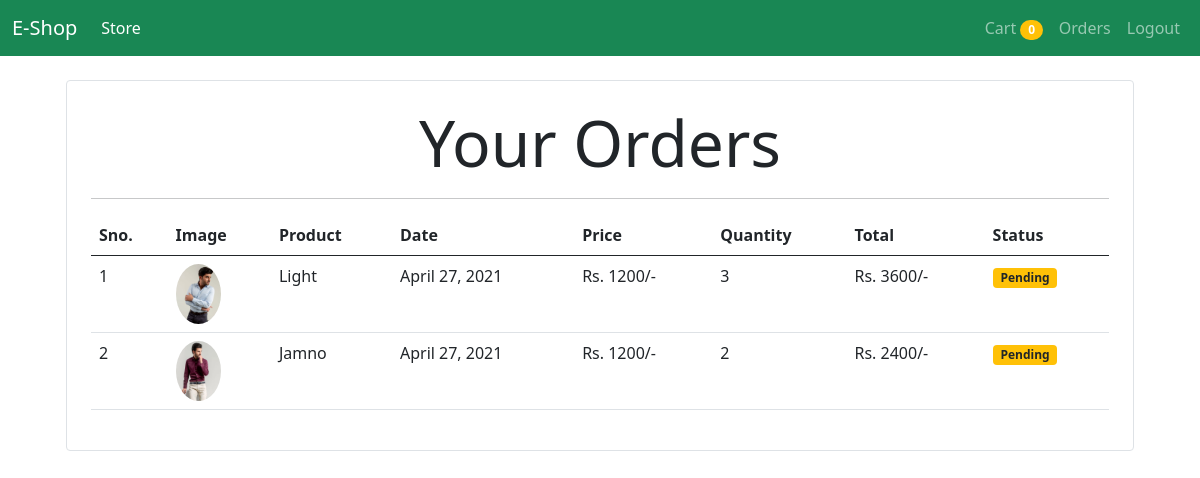
Page /orders (signed in) on the committed database.
### store/models/orders.py (models this page shows, shortened)
class Order(models.Model):
    product=models.ForeignKey(Product,on_delete=models.CASCADE)
    customer = models.ForeignKey(Customer, on_delete=models.CASCADE)
    quantity=models.IntegerField(default=1)
    price=models.IntegerField()
    address=models.CharField(max_length=50,default='', blank=True)
    phone=models.CharField(max_length=50,default='', blank=True)
    date=models.DateField(default=datetime.datetime.today)
    status = models.BooleanField(default=False)
    @staticmethod
    def get_orders_by_customer(customer_id):
        return Order\
            .objects\
            .filter(customer=customer_id)\
            .order_by('-date')

### store/models/product.py (models this page shows, shortened)
class Product(models.Model):
    name=models.CharField(max_length=50)
    price=models.IntegerField(default=0)
    category=models.ForeignKey(Category, on_delete=models.CASCADE,default=1)
    description= models.CharField(max_length=200,default='')
    image=models.ImageField(upload_to='upload/product/')

### store/middlewares/auth.py (the view)
    def middleware(request):
        returnUrl=request.META['PATH_INFO']
        if not request.session.get('customer'):
            return redirect(f'login?return_url={returnUrl}')
        response=get_response(request)
        return response

### store/templatetags/cart.py (called while the page is built)
@register.filter(name='for_currency')
def for_currency(number):
    return "Rs. " + str(number) + "/-"

@register.filter(name='multiply')
def multiply(number, number1):
    return number * number1

### store/views/orders.py (called while the page is built)
    def get(self,request):
        customer=request.session.get('customer')
        orders=Order.get_orders_by_customer(customer)
        return render(request,'order.html', {'orders' : orders})

### store/templates/order.html
{% extends 'base.html' %}
{%  block content %}
{% load cart %}
<div class="container">
<div class="border rounded p-4 m-4">
    <p class="display-3 text-center">Your Orders</p>
    <hr>
    <table class="table">
        <thead>
            <tr>
                <th>Sno.</th>
                <th>Image</th>
                <th>Product</th>
                <th>Date</th>
                <th>Price</th>
                <th>Quantity</th>
                <th>Total</th>
                <th>Status</th>
            </tr>
        </thead>
        <tbody>
            {% for order in orders  %}
            <tr>
                <td>{{forloop.counter}}</td>
                <td> <img  style ="height: 60px;"
                    class="rounded-circle" src="{{order.product.image.url}}" alt=""></td>
                <td>{{order.product.name}}</td>
                <td>{{order.date}}</td>
                <td>{{order.price|for_currency}}</td>
                <td>{{order.quantity}}</td>
                <td>{{order.quantity|multiply:order.price|for_currency}}</td>
                {% if order.status %}
                    <td><small class="badge bg-success">Completed</small></td>
                {%else%}
                    <td><small class="badge bg-warning text-dark">Pending</small></td>
                {% endif %}
                </tr>
            {% endfor %}
        </tbody>
    </table>
   </div>
</div>
{% endblock %}

### rows in the picture
Order: product.image (picture), product.name "Light", date "April 27, 2021", price|for_currency "Rs. 1200/-", quantity "3", quantity|multiply "Rs. 3600/-", status "Pending"
Order: product.image (picture), product.name "Jamno", date "April 27, 2021", price|for_currency "Rs. 1200/-", quantity "2", quantity|multiply "Rs. 2400/-", status "Pending"

### other values in the picture
{{ request.session.cart.keys|length }} "0"
